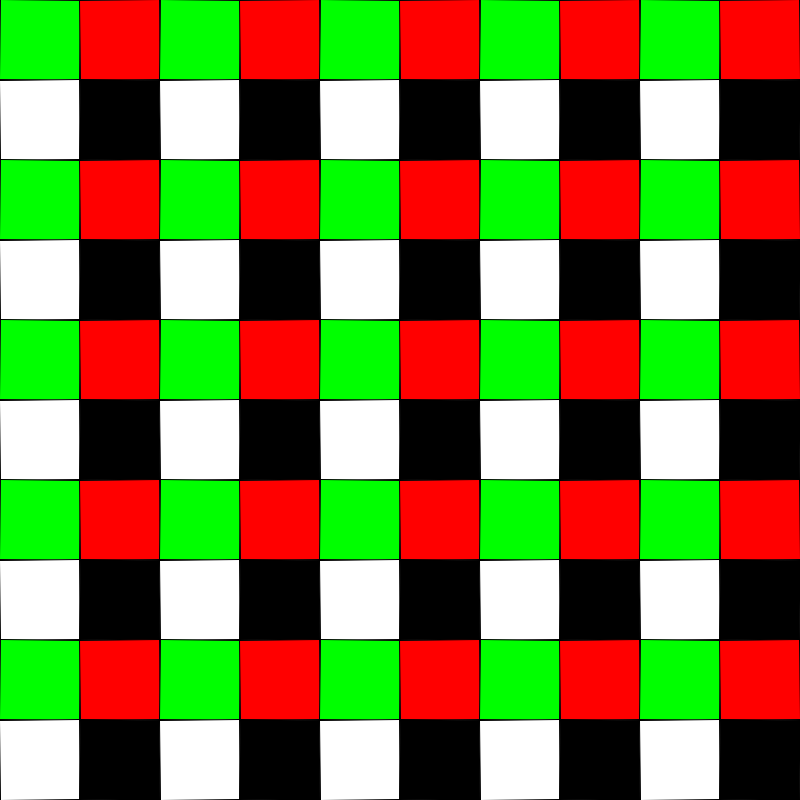
Frame 1 (no input)
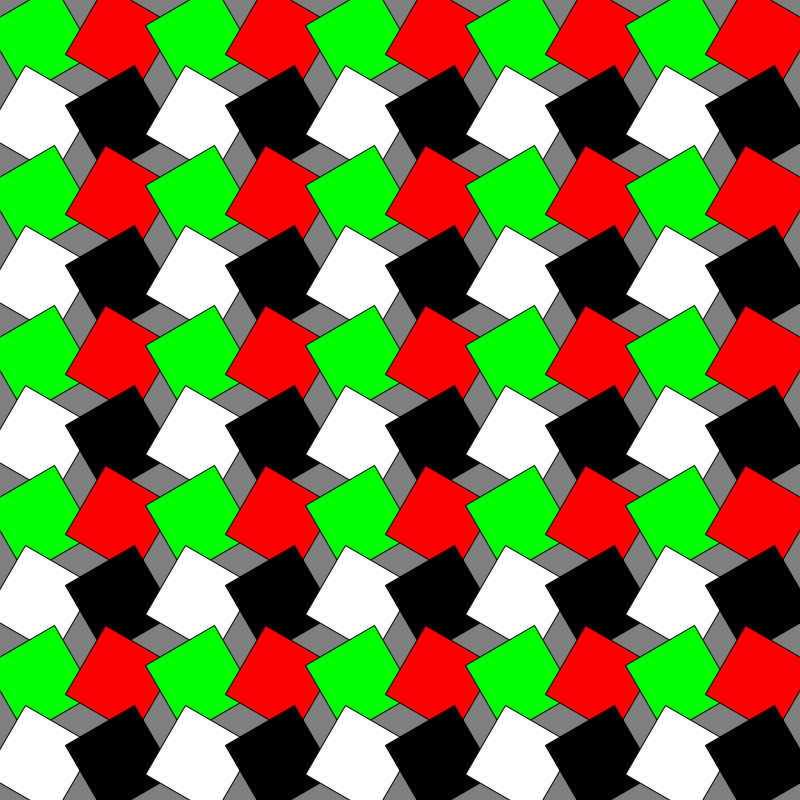
Frame 60 (the mouse pressed at the canvas centre just before this capture)
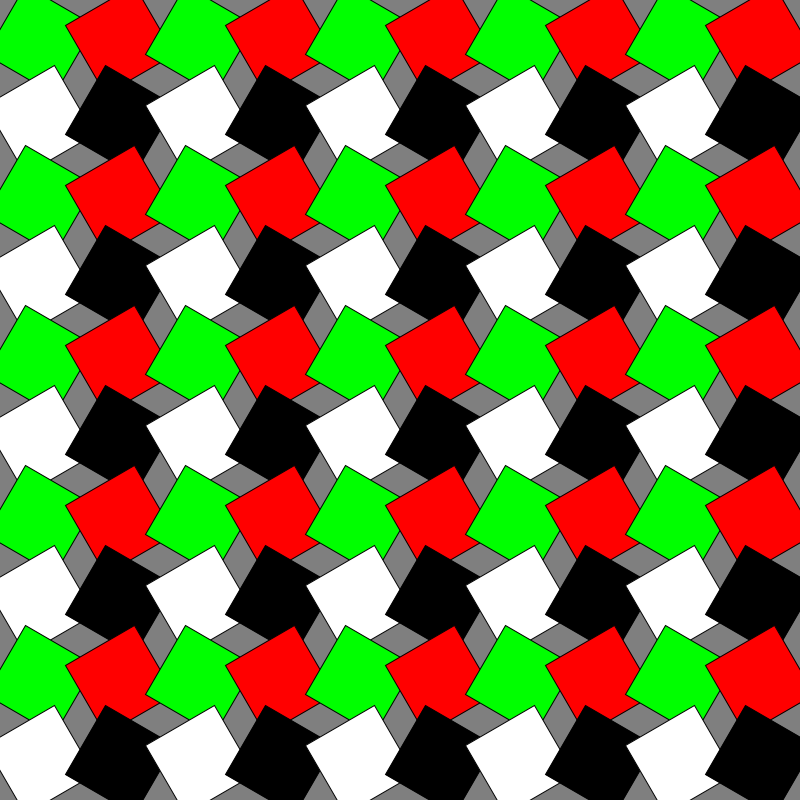
Frame 120 (the mouse held since frame 60 and released just before this capture)

The Processing sketch that drew these frames (run headless with seeded random() and noise(); from frame 60 on, the mouse is pressed at the canvas centre):

// Processing sketch: tp2
// ── tp2.pde
/*
IMPORTANTE
PARA EL TP2:

COMISION5
NOMBRE Y LEGAJO
LINK AL VIDEO EXPLICANDO EL CODIGO
*/
int cantidadX = 10;
int cantidadY = 10;
int ancho, alto;
void setup() {
  size(800, 800);
  rectMode(CENTER);
  ancho = width/cantidadX;
  alto = width/cantidadY;
  textSize(24);
}

void draw() {
  background(127);

  for (int i = 0; i < cantidadX; i++) {
    for (int j = 0; j < cantidadY; j++) {

      push();
      translate(i * ancho + ancho/2, j * alto + alto/2);
      if (i % 2 == 0 && j % 2 == 0) {
        fill(0,255,0);
        rotate(radians(frameCount));
      }
      if (i % 2 == 0 && j % 2 !=0) {
        fill(255);
        rotate(-radians(frameCount));
      }
      if (i % 2 != 0 && j % 2 == 0) {
        fill(255,0,0);
        rotate(-radians(frameCount));
      }

      if (i % 2 != 0 && j % 2 != 0) {
        fill(0);
        rotate(radians(frameCount));
      }
      rect(0, 0, ancho, alto);
      pop();
    }
  }
}
